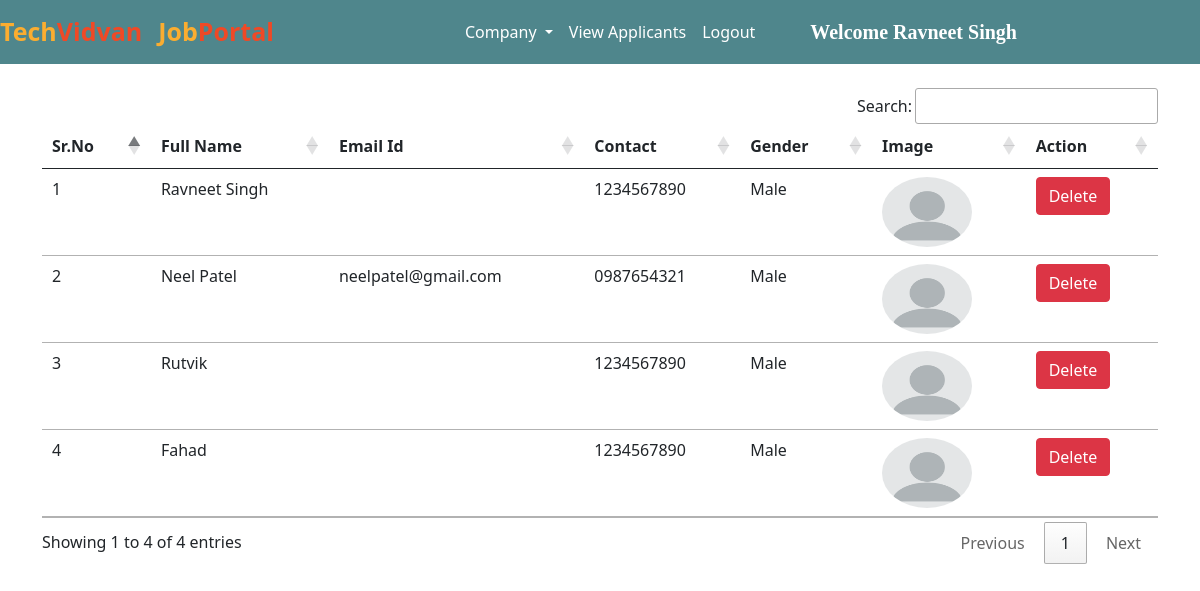
The app's page /view_applicants/ (signed in) with its own data.
### jobs/models.py (models this page shows, shortened)
class Applicant(models.Model):
    user = models.ForeignKey(User, on_delete=models.CASCADE)
    phone = models.CharField(max_length=10)
    image = models.ImageField(upload_to="")
    gender = models.CharField(max_length=10)
    type = models.CharField(max_length=15)

### jobs/views.py (the view)
# urls.py: path("view_applicants/", views.view_applicants, name="view_applicants"),
def view_applicants(request):
    if not request.user.is_authenticated:
        return redirect("/admin_login")
    applicants = Applicant.objects.all()
    return render(request, "view_applicants.html", {'applicants':applicants})

### jobs/templates/view_applicants.html (shortened to what this page needs)
{% extends 'admin_navbar.html' %}
{% block view_applicants %} active {% endblock %}
{% block body %}
<div class="container mt-4">
<table class="table table-hover" id="example">
    <thead>
        <tr>
            <th>Sr.No</th>
            <th>Full Name</th>
            <th>Email Id</th>
            <th>Contact</th>
            <th>Gender</th>
            <th>Image</th>
            <th>Action</th>
        </tr>
    </thead>
    <tbody>
        {% for applicant in applicants %}
        <tr>
            <td>{{forloop.counter}}</td>
            <td>{{applicant.user.get_full_name}}</td>
            <td>{{applicant.user.email}}</td>
            <td>{{applicant.phone}}</td>
            <td>{{applicant.gender}}</td>
            <td><img src="{{applicant.image.url}}" class="rounded-circle" width="90px" height="70px"></td>
            <td><a href="/delete_applicant/{{applicant.user.id}}/" class="btn btn-danger" onclick="return confirm('Are you sure you want to delete this applicant?')">Delete</a></td>
        </tr>
        {% endfor %}
    </tbody>
</table>
</div>
{% endblock %}

### jobs/templates/admin_navbar.html (shortened to what this page needs)
<!doctype html>
<html lang="en">
<head>
  <link href="https://cdn.jsdelivr.net/npm/bootstrap@5.0.2/dist/css/bootstrap.min.css" rel="stylesheet"
>
  <link rel="stylesheet" href="https://cdn.datatables.net/1.10.25/css/jquery.dataTables.min.css">
  <link rel="stylesheet" href="https://cdn.datatables.net/buttons/1.7.1/css/buttons.dataTables.min.css">
</head>
<body>
  <nav class="navbar navbar-expand-lg navbar-dark">
      <a class="navbar-brand" href="/"><span class="head1">Tech</span><span class="head2">Vidvan</span></a>
      <a class="navbar-brand" href="#"><span class="head1">Job</span><span class="head2">Portal</span></a>
      <div class="container w-50">
      <div class="collapse navbar-collapse" id="navbarSupportedContent">
        <ul class="navbar-nav me-auto mb-2 mb-lg-0">
          <div class="collapse navbar-collapse" id="navbarNavDarkDropdown">
            <ul class="navbar-nav">
              <li class="nav-item dropdown">
                <a class="nav-link active dropdown-toggle" href="#" id="navbarDarkDropdownMenuLink" role="button" data-bs-toggle="dropdown" aria-expanded="false">
                  Company
                </a>
              </li>
            </ul>
          </div>
          <li class="nav-item">
            <a class="nav-link {% block view_applicants %} {% endblock %}" href="/view_applicants/">View Applicants</a>
          </li>
          <li class="nav-item">
            <a class="nav-link active" href="/logout/">Logout</a>
          </li>
        </ul>
        <a class="navbar-brand" style="font-weight: bold; font-family: 'Times New Roman', Times, serif;" href="#">Welcome {{request.user.get_full_name}}</a>
      </div>
      </div>
  </nav>
  {% block body %}
  {% endblock %}
</body>
</html>

### jobs/templates/admin_navbar.html (style rules this page uses)
.navbar { background-color: #4f868c; }
.head1 { color: #FBAD30; font-size: 25px; font-weight: bold; height: 50px; }
.head2 { color: #EF4926; font-size: 25px; font-weight: bold; }

### records on screen
Applicant: user.get_full_name "Ravneet Singh", phone "1234567890", gender "Male", image (placeholder picture)
Applicant: user.get_full_name "Neel Patel", user.email "neelpatel@gmail.com", phone "0987654321", gender "Male", image (picture)
Applicant: user.get_full_name "Rutvik", phone "1234567890", gender "Male", image (picture)
Applicant: user.get_full_name "Fahad", phone "1234567890", gender "Male", image (picture)

### other values on screen
{{ request.user.get_full_name }} "Ravneet Singh"
